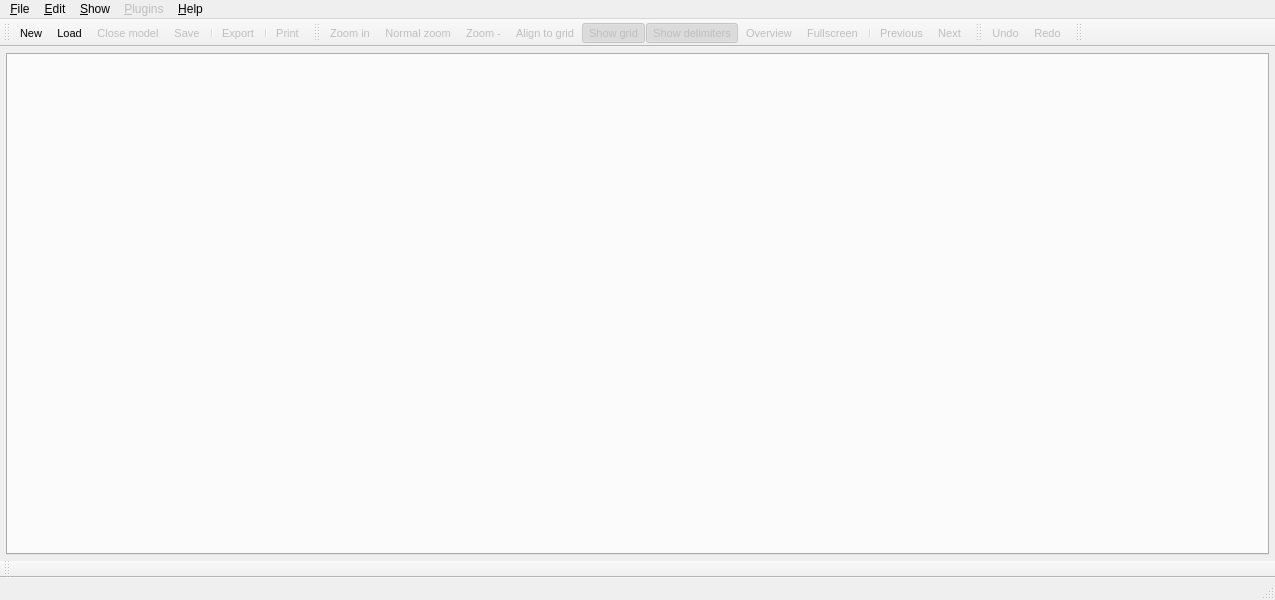
<?xml version="1.0" encoding="UTF-8"?>
<ui version="4.0">
 <class>MainWindow</class>
 <widget class="QMainWindow" name="MainWindow">
  <property name="windowModality">
   <enum>Qt::NonModal</enum>
  </property>
  <property name="geometry">
   <rect>
    <x>0</x>
    <y>0</y>
    <width>1275</width>
    <height>600</height>
   </rect>
  </property>
  <property name="minimumSize">
   <size>
    <width>800</width>
    <height>600</height>
   </size>
  </property>
  <property name="mouseTracking">
   <bool>true</bool>
  </property>
  <property name="windowTitle">
   <string>pgModeler - PostgreSQL Database Modeler</string>
  </property>
  <property name="windowIcon">
   <iconset resource="../res/resources.qrc">
    <normaloff>:/icones/icones/pgsqlModeler48x48.png</normaloff>:/icones/icones/pgsqlModeler48x48.png</iconset>
  </property>
  <property name="statusTip">
   <string/>
  </property>
  <property name="layoutDirection">
   <enum>Qt::LeftToRight</enum>
  </property>
  <property name="autoFillBackground">
   <bool>false</bool>
  </property>
  <property name="styleSheet">
   <string notr="true"/>
  </property>
  <property name="toolButtonStyle">
   <enum>Qt::ToolButtonTextOnly</enum>
  </property>
  <property name="animated">
   <bool>false</bool>
  </property>
  <property name="dockNestingEnabled">
   <bool>true</bool>
  </property>
  <widget class="QWidget" name="centralwidget">
   <layout class="QGridLayout" name="gridLayout">
    <property name="margin">
     <number>6</number>
    </property>
    <item row="0" column="0">
     <widget class="QTabWidget" name="modelos_tab">
      <property name="minimumSize">
       <size>
        <width>0</width>
        <height>0</height>
       </size>
      </property>
      <property name="mouseTracking">
       <bool>true</bool>
      </property>
      <property name="currentIndex">
       <number>-1</number>
      </property>
      <property name="documentMode">
       <bool>false</bool>
      </property>
      <property name="tabsClosable">
       <bool>true</bool>
      </property>
     </widget>
    </item>
   </layout>
  </widget>
  <widget class="QMenuBar" name="menu_principal_mb">
   <property name="enabled">
    <bool>true</bool>
   </property>
   <property name="geometry">
    <rect>
     <x>0</x>
     <y>0</y>
     <width>1275</width>
     <height>21</height>
    </rect>
   </property>
   <property name="defaultUp">
    <bool>false</bool>
   </property>
   <widget class="QMenu" name="menuArquivo">
    <property name="title">
     <string>&amp;File</string>
    </property>
    <addaction name="action_novo_modelo"/>
    <addaction name="action_carregar_modelo"/>
    <addaction name="action_fechar_modelo"/>
    <addaction name="action_salvar_modelo"/>
    <addaction name="action_salvar_como"/>
    <addaction name="action_salvar_tudo"/>
    <addaction name="separator"/>
    <addaction name="action_imprimir"/>
    <addaction name="separator"/>
    <addaction name="action_exportar"/>
    <addaction name="separator"/>
    <addaction name="action_sair"/>
   </widget>
   <widget class="QMenu" name="menuEditar">
    <property name="title">
     <string>&amp;Edit</string>
    </property>
    <addaction name="action_desfazer"/>
    <addaction name="action_refazer"/>
    <addaction name="separator"/>
    <addaction name="action_configuracoes"/>
    <addaction name="separator"/>
   </widget>
   <widget class="QMenu" name="menuSobre">
    <property name="title">
     <string>&amp;Help</string>
    </property>
    <addaction name="action_sobre"/>
   </widget>
   <widget class="QMenu" name="menuExibir">
    <property name="title">
     <string>&amp;Show</string>
    </property>
    <widget class="QMenu" name="menuFerramentas">
     <property name="title">
      <string>&amp;Tools</string>
     </property>
    </widget>
    <addaction name="action_exibir_grade"/>
    <addaction name="action_exibir_lim_paginas"/>
    <addaction name="action_tela_cheia"/>
    <addaction name="separator"/>
    <addaction name="action_zoom_normal"/>
    <addaction name="action_ampliar_zoom"/>
    <addaction name="action_diminuir_zoom"/>
    <addaction name="separator"/>
    <addaction name="menuFerramentas"/>
   </widget>
   <widget class="QMenu" name="menuPlugins">
    <property name="enabled">
     <bool>false</bool>
    </property>
    <property name="title">
     <string>&amp;Plugins</string>
    </property>
   </widget>
   <addaction name="menuArquivo"/>
   <addaction name="menuEditar"/>
   <addaction name="menuExibir"/>
   <addaction name="menuPlugins"/>
   <addaction name="menuSobre"/>
  </widget>
  <widget class="QStatusBar" name="statusbar"/>
  <widget class="QToolBar" name="arquivo_tb">
   <property name="font">
    <font>
     <pointsize>8</pointsize>
    </font>
   </property>
   <property name="windowTitle">
    <string>File</string>
   </property>
   <property name="iconSize">
    <size>
     <width>22</width>
     <height>22</height>
    </size>
   </property>
   <property name="toolButtonStyle">
    <enum>Qt::ToolButtonTextUnderIcon</enum>
   </property>
   <property name="floatable">
    <bool>false</bool>
   </property>
   <attribute name="toolBarArea">
    <enum>TopToolBarArea</enum>
   </attribute>
   <attribute name="toolBarBreak">
    <bool>false</bool>
   </attribute>
   <addaction name="action_novo_modelo"/>
   <addaction name="action_carregar_modelo"/>
   <addaction name="action_fechar_modelo"/>
   <addaction name="action_salvar_modelo"/>
   <addaction name="separator"/>
   <addaction name="action_exportar"/>
   <addaction name="separator"/>
   <addaction name="action_imprimir"/>
  </widget>
  <widget class="QToolBar" name="exibicao_tb">
   <property name="enabled">
    <bool>true</bool>
   </property>
   <property name="font">
    <font>
     <pointsize>8</pointsize>
    </font>
   </property>
   <property name="windowTitle">
    <string>View</string>
   </property>
   <property name="iconSize">
    <size>
     <width>22</width>
     <height>22</height>
    </size>
   </property>
   <property name="toolButtonStyle">
    <enum>Qt::ToolButtonTextUnderIcon</enum>
   </property>
   <attribute name="toolBarArea">
    <enum>TopToolBarArea</enum>
   </attribute>
   <attribute name="toolBarBreak">
    <bool>false</bool>
   </attribute>
   <addaction name="action_ampliar_zoom"/>
   <addaction name="action_zoom_normal"/>
   <addaction name="action_diminuir_zoom"/>
   <addaction name="action_alin_objs_grade"/>
   <addaction name="action_exibir_grade"/>
   <addaction name="action_exibir_lim_paginas"/>
   <addaction name="action_visao_geral"/>
   <addaction name="action_tela_cheia"/>
   <addaction name="separator"/>
   <addaction name="action_anterior"/>
   <addaction name="action_proximo"/>
  </widget>
  <widget class="QToolBar" name="edicao_tb">
   <property name="enabled">
    <bool>true</bool>
   </property>
   <property name="font">
    <font>
     <pointsize>8</pointsize>
    </font>
   </property>
   <property name="windowTitle">
    <string>Edit</string>
   </property>
   <property name="movable">
    <bool>true</bool>
   </property>
   <property name="iconSize">
    <size>
     <width>22</width>
     <height>22</height>
    </size>
   </property>
   <property name="toolButtonStyle">
    <enum>Qt::ToolButtonTextUnderIcon</enum>
   </property>
   <property name="floatable">
    <bool>false</bool>
   </property>
   <attribute name="toolBarArea">
    <enum>TopToolBarArea</enum>
   </attribute>
   <attribute name="toolBarBreak">
    <bool>false</bool>
   </attribute>
   <addaction name="action_desfazer"/>
   <addaction name="action_refazer"/>
  </widget>
  <widget class="QToolBar" name="modelo_tb">
   <property name="enabled">
    <bool>true</bool>
   </property>
   <property name="sizePolicy">
    <sizepolicy hsizetype="Minimum" vsizetype="Minimum">
     <horstretch>0</horstretch>
     <verstretch>0</verstretch>
    </sizepolicy>
   </property>
   <property name="font">
    <font>
     <pointsize>8</pointsize>
    </font>
   </property>
   <property name="windowTitle">
    <string>Model</string>
   </property>
   <property name="iconSize">
    <size>
     <width>22</width>
     <height>22</height>
    </size>
   </property>
   <property name="toolButtonStyle">
    <enum>Qt::ToolButtonTextUnderIcon</enum>
   </property>
   <property name="floatable">
    <bool>true</bool>
   </property>
   <attribute name="toolBarArea">
    <enum>BottomToolBarArea</enum>
   </attribute>
   <attribute name="toolBarBreak">
    <bool>false</bool>
   </attribute>
  </widget>
  <widget class="QToolBar" name="plugins_tb">
   <property name="enabled">
    <bool>false</bool>
   </property>
   <property name="font">
    <font>
     <pointsize>8</pointsize>
    </font>
   </property>
   <property name="windowTitle">
    <string>Plugins</string>
   </property>
   <property name="iconSize">
    <size>
     <width>22</width>
     <height>22</height>
    </size>
   </property>
   <property name="toolButtonStyle">
    <enum>Qt::ToolButtonTextUnderIcon</enum>
   </property>
   <attribute name="toolBarArea">
    <enum>TopToolBarArea</enum>
   </attribute>
   <attribute name="toolBarBreak">
    <bool>false</bool>
   </attribute>
  </widget>
  <action name="action_novo_modelo">
   <property name="icon">
    <iconset resource="../res/resources.qrc">
     <normaloff>:/icones/icones/novo.png</normaloff>:/icones/icones/novo.png</iconset>
   </property>
   <property name="text">
    <string>New</string>
   </property>
   <property name="shortcut">
    <string>Ctrl+N</string>
   </property>
  </action>
  <action name="action_salvar_modelo">
   <property name="enabled">
    <bool>false</bool>
   </property>
   <property name="icon">
    <iconset resource="../res/resources.qrc">
     <normaloff>:/icones/icones/salvar.png</normaloff>:/icones/icones/salvar.png</iconset>
   </property>
   <property name="text">
    <string>Save</string>
   </property>
   <property name="shortcut">
    <string>Ctrl+S</string>
   </property>
  </action>
  <action name="action_ampliar_zoom">
   <property name="enabled">
    <bool>false</bool>
   </property>
   <property name="icon">
    <iconset resource="../res/resources.qrc">
     <normaloff>:/icones/icones/zoom_mais.png</normaloff>:/icones/icones/zoom_mais.png</iconset>
   </property>
   <property name="text">
    <string>Zoom in</string>
   </property>
   <property name="toolTip">
    <string>Zoom in</string>
   </property>
   <property name="shortcut">
    <string>Ctrl+=</string>
   </property>
   <property name="menuRole">
    <enum>QAction::PreferencesRole</enum>
   </property>
   <property name="priority">
    <enum>QAction::HighPriority</enum>
   </property>
  </action>
  <action name="action_diminuir_zoom">
   <property name="enabled">
    <bool>false</bool>
   </property>
   <property name="icon">
    <iconset resource="../res/resources.qrc">
     <normaloff>:/icones/icones/zoom_menos.png</normaloff>:/icones/icones/zoom_menos.png</iconset>
   </property>
   <property name="text">
    <string>Zoom out</string>
   </property>
   <property name="iconText">
    <string>Zoom -</string>
   </property>
   <property name="toolTip">
    <string>Zoom out</string>
   </property>
   <property name="shortcut">
    <string>Ctrl+-</string>
   </property>
  </action>
  <action name="action_carregar_modelo">
   <property name="icon">
    <iconset resource="../res/resources.qrc">
     <normaloff>:/icones/icones/abrir.png</normaloff>:/icones/icones/abrir.png</iconset>
   </property>
   <property name="text">
    <string>Load</string>
   </property>
   <property name="shortcut">
    <string>Ctrl+O</string>
   </property>
  </action>
  <action name="action_proximo">
   <property name="enabled">
    <bool>false</bool>
   </property>
   <property name="icon">
    <iconset resource="../res/resources.qrc">
     <normaloff>:/icones/icones/proximo.png</normaloff>:/icones/icones/proximo.png</iconset>
   </property>
   <property name="text">
    <string>Next</string>
   </property>
   <property name="toolTip">
    <string>Next</string>
   </property>
  </action>
  <action name="action_anterior">
   <property name="enabled">
    <bool>false</bool>
   </property>
   <property name="icon">
    <iconset resource="../res/resources.qrc">
     <normaloff>:/icones/icones/anterior.png</normaloff>:/icones/icones/anterior.png</iconset>
   </property>
   <property name="text">
    <string>Previous</string>
   </property>
   <property name="toolTip">
    <string>Previous</string>
   </property>
  </action>
  <action name="action_salvar_como">
   <property name="enabled">
    <bool>false</bool>
   </property>
   <property name="icon">
    <iconset resource="../res/resources.qrc">
     <normaloff>:/icones/icones/salvar_como.png</normaloff>:/icones/icones/salvar_como.png</iconset>
   </property>
   <property name="text">
    <string>Save as</string>
   </property>
  </action>
  <action name="action_sair">
   <property name="icon">
    <iconset resource="../res/resources.qrc">
     <normaloff>:/icones/icones/sair.png</normaloff>:/icones/icones/sair.png</iconset>
   </property>
   <property name="text">
    <string>Exit</string>
   </property>
   <property name="shortcut">
    <string>Ctrl+Q</string>
   </property>
   <property name="menuRole">
    <enum>QAction::QuitRole</enum>
   </property>
  </action>
  <action name="action_sobre">
   <property name="icon">
    <iconset resource="../res/resources.qrc">
     <normaloff>:/icones/icones/pgsqlModeler48x48.png</normaloff>:/icones/icones/pgsqlModeler48x48.png</iconset>
   </property>
   <property name="text">
    <string>About pgModeler</string>
   </property>
   <property name="shortcut">
    <string>F1</string>
   </property>
  </action>
  <action name="action_imprimir">
   <property name="enabled">
    <bool>false</bool>
   </property>
   <property name="icon">
    <iconset resource="../res/resources.qrc">
     <normaloff>:/icones/icones/imprimir.png</normaloff>:/icones/icones/imprimir.png</iconset>
   </property>
   <property name="text">
    <string>Print</string>
   </property>
   <property name="shortcut">
    <string>Ctrl+P</string>
   </property>
  </action>
  <action name="action_desfazer">
   <property name="enabled">
    <bool>false</bool>
   </property>
   <property name="icon">
    <iconset resource="../res/resources.qrc">
     <normaloff>:/icones/icones/desfazer.png</normaloff>:/icones/icones/desfazer.png</iconset>
   </property>
   <property name="text">
    <string>Undo</string>
   </property>
   <property name="shortcut">
    <string>Ctrl+Z</string>
   </property>
  </action>
  <action name="action_refazer">
   <property name="enabled">
    <bool>false</bool>
   </property>
   <property name="icon">
    <iconset resource="../res/resources.qrc">
     <normaloff>:/icones/icones/refazer.png</normaloff>:/icones/icones/refazer.png</iconset>
   </property>
   <property name="text">
    <string>Redo</string>
   </property>
   <property name="shortcut">
    <string>Ctrl+Y</string>
   </property>
  </action>
  <action name="action_exportar">
   <property name="enabled">
    <bool>false</bool>
   </property>
   <property name="icon">
    <iconset resource="../res/resources.qrc">
     <normaloff>:/icones/icones/exportar.png</normaloff>:/icones/icones/exportar.png</iconset>
   </property>
   <property name="text">
    <string>Export</string>
   </property>
   <property name="shortcut">
    <string>Ctrl+Shift+S</string>
   </property>
  </action>
  <action name="action_exibir_grade">
   <property name="checkable">
    <bool>true</bool>
   </property>
   <property name="checked">
    <bool>true</bool>
   </property>
   <property name="enabled">
    <bool>false</bool>
   </property>
   <property name="icon">
    <iconset resource="../res/resources.qrc">
     <normaloff>:/icones/icones/grade.png</normaloff>:/icones/icones/grade.png</iconset>
   </property>
   <property name="text">
    <string>Show grid</string>
   </property>
   <property name="iconText">
    <string>Show grid</string>
   </property>
   <property name="shortcut">
    <string>Ctrl+G</string>
   </property>
  </action>
  <action name="action_fechar_modelo">
   <property name="enabled">
    <bool>false</bool>
   </property>
   <property name="icon">
    <iconset resource="../res/resources.qrc">
     <normaloff>:/icones/icones/fechar.png</normaloff>:/icones/icones/fechar.png</iconset>
   </property>
   <property name="text">
    <string>Close model</string>
   </property>
   <property name="shortcut">
    <string>Ctrl+W</string>
   </property>
  </action>
  <action name="action_zoom_normal">
   <property name="enabled">
    <bool>false</bool>
   </property>
   <property name="icon">
    <iconset resource="../res/resources.qrc">
     <normaloff>:/icones/icones/zoom_normal.png</normaloff>:/icones/icones/zoom_normal.png</iconset>
   </property>
   <property name="text">
    <string>Normal zoom</string>
   </property>
   <property name="shortcut">
    <string>Ctrl+0</string>
   </property>
  </action>
  <action name="action_alin_objs_grade">
   <property name="checkable">
    <bool>true</bool>
   </property>
   <property name="checked">
    <bool>false</bool>
   </property>
   <property name="enabled">
    <bool>false</bool>
   </property>
   <property name="icon">
    <iconset resource="../res/resources.qrc">
     <normaloff>:/icones/icones/alinhargrade.png</normaloff>:/icones/icones/alinhargrade.png</iconset>
   </property>
   <property name="text">
    <string>Align to grid</string>
   </property>
   <property name="toolTip">
    <string>Align objects position to grid</string>
   </property>
  </action>
  <action name="action_tela_cheia">
   <property name="checkable">
    <bool>true</bool>
   </property>
   <property name="enabled">
    <bool>false</bool>
   </property>
   <property name="icon">
    <iconset resource="../res/resources.qrc">
     <normaloff>:/icones/icones/telacheia.png</normaloff>:/icones/icones/telacheia.png</iconset>
   </property>
   <property name="text">
    <string>Fullscreen</string>
   </property>
   <property name="toolTip">
    <string>Show the model on fullscreen mode</string>
   </property>
   <property name="shortcut">
    <string>F11</string>
   </property>
  </action>
  <action name="action_exibir_lim_paginas">
   <property name="checkable">
    <bool>true</bool>
   </property>
   <property name="checked">
    <bool>true</bool>
   </property>
   <property name="enabled">
    <bool>false</bool>
   </property>
   <property name="icon">
    <iconset resource="../res/resources.qrc">
     <normaloff>:/icones/icones/exibirlimpag.png</normaloff>:/icones/icones/exibirlimpag.png</iconset>
   </property>
   <property name="text">
    <string>Show delimiters</string>
   </property>
   <property name="toolTip">
    <string>Show the page delimiters</string>
   </property>
   <property name="shortcut">
    <string>Ctrl+L</string>
   </property>
  </action>
  <action name="action_configuracoes">
   <property name="icon">
    <iconset resource="../res/resources.qrc">
     <normaloff>:/icones/icones/config.png</normaloff>:/icones/icones/config.png</iconset>
   </property>
   <property name="text">
    <string>Configurations</string>
   </property>
  </action>
  <action name="actionWidgets">
   <property name="text">
    <string>Widgets</string>
   </property>
  </action>
  <action name="action_salvar_tudo">
   <property name="text">
    <string>Save all</string>
   </property>
  </action>
  <action name="action_visao_geral">
   <property name="checkable">
    <bool>true</bool>
   </property>
   <property name="enabled">
    <bool>false</bool>
   </property>
   <property name="icon">
    <iconset resource="../res/resources.qrc">
     <normaloff>:/icones/icones/visaogeral.png</normaloff>:/icones/icones/visaogeral.png</iconset>
   </property>
   <property name="text">
    <string>Overview</string>
   </property>
   <property name="toolTip">
    <string>Show the model overview</string>
   </property>
  </action>
 </widget>
 <resources>
  <include location="../res/resources.qrc"/>
 </resources>
 <connections/>
</ui>
